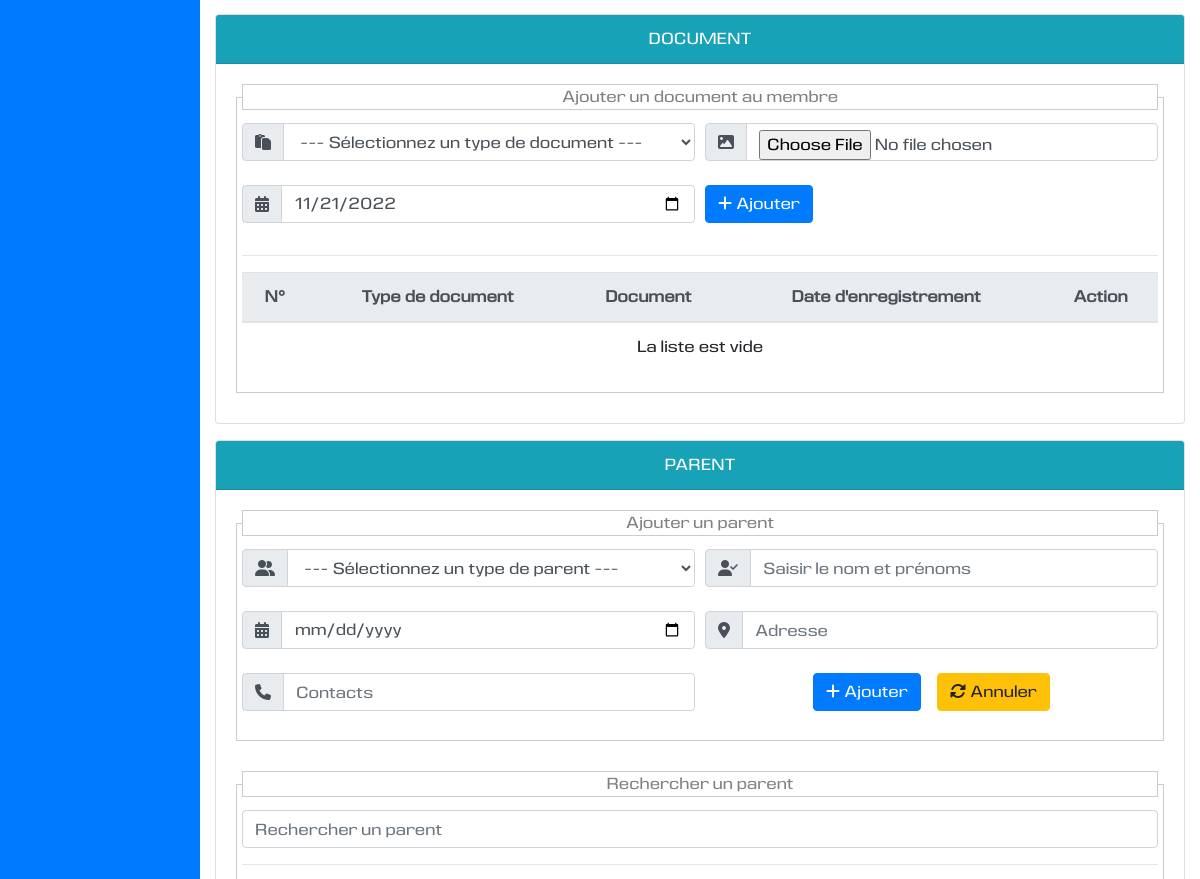
Page /presentation/details-secteuragricole/4 (signed in, middle part) on the earlier database version.
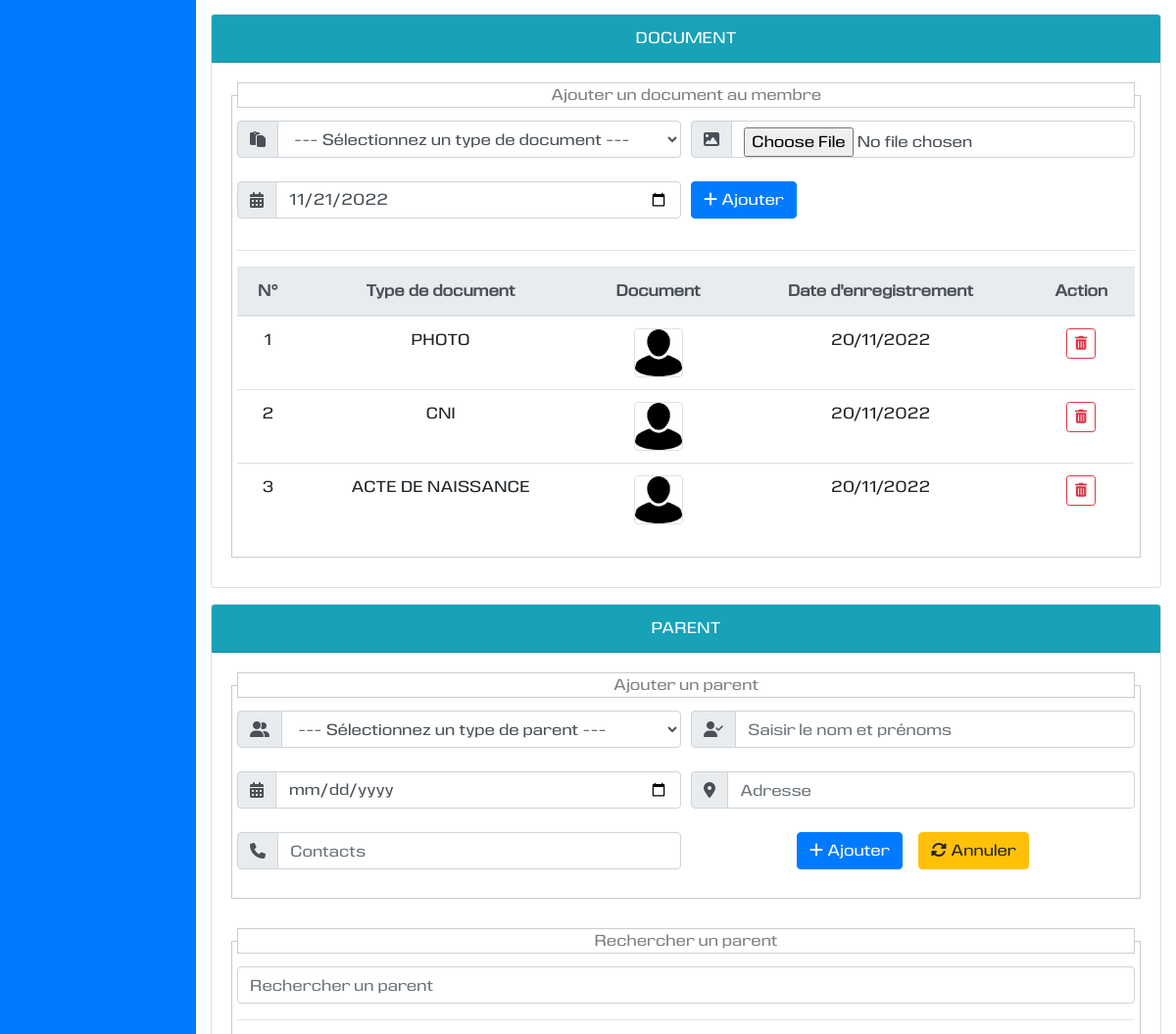
Same page on the later database version.
### vieprofessionnelle/models.py (models this page shows, shortened)
class Document(models.Model):
    dateenre = models.DateField(null=True, blank=True, verbose_name="Date d'enregistrement")
    photo = models.ImageField(null=True, blank=True, upload_to=nomfichier)
    typedocument = models.ForeignKey(TypeDocument,default=None, on_delete=models.CASCADE)
    membre = models.ForeignKey(Membre,default=None, on_delete=models.CASCADE)

class TypeDocument(models.Model):
    libelle = models.CharField(max_length=250, verbose_name="Libellé", unique=True)
    def __str__(self):
        return self.libelle

### presentation/views.py (the view)
# urls.py: path('details-secteuragricole/<str:id>', views.detail_secteuragricole, name='detail_secteuragricole'),
@login_required
@permission_required('vieprofessionnelle.add_membre', raise_exception=True)
def detail_secteuragricole(request, id):
    try:
        membre = Membre.objects.get(id=id)
    except Membre.DoesNotExist:
        messages.error(request, "Ce membre n'existe pas.")
        return HttpResponseRedirect(reverse('presentation:ajouter_secteuragricole'))
    typesecteurs = TypeSecteur.objects.order_by('id')
    secteurs = Secteur.objects.filter(membre=membre).order_by('secteur')
    typedocuments = TypeDocument.objects.order_by('id')
    documents = Document.objects.filter(membre=membre).order_by('id')
    parents_membre = Parent.objects.filter(membre=membre).order_by('id')
    parents = Parent.objects.order_by('id')
    typeparents = TypeParent.objects.order_by('id')
    context = {
        'title': "Détials du membre",
        'membre': membre,
        'typesecteurs': typesecteurs,
        'secteurs': secteurs,
        'typedocuments': typedocuments,
        'documents': documents,
        'parents_membre': parents_membre,
        'parents': parents,
        'typeparents': typeparents,
    }
    return render(request, 'presentation/details_secteur_agricole.html', context)

### localisation/models.py (called while the page is built)
    def __str__(self):
        return self.libelle

### vieprofessionnelle/models.py (called while the page is built)
    def __str__(self):
        return self.type

    def __str__(self):
        return self.libelle

### presentation/templates/presentation/details_secteur_agricole.html (shortened to what the changed rows need)
{% extends 'utilisateur/base.html' %}
{% load static %}
{% block tableau_de_bord %}
<div class="row">
    <div class="col-md-12 mb-3">
        <div class="card">
            <div class="card-body">
                <form action="post" method="#" enctype="multipart/form-data" id="form_document">
                    <fieldset style="border:1px solid #CCC; margin-bottom:10px; padding:5px;">
                    <table class="table table-hover table-responsive-md text-center" id="tabledocument">
                        <thead>
                        <tr class="thead-light">
                            <th>N°</th>
                            <th>Type de document</th>
                            <th>Document</th>
                            <th>Date d'enregistrement</th>
                            <th>Action</th>
                        </tr>
                        </thead>
                        <tbody>
                        {% for document in documents %}
                        <tr>
                            <td>{{forloop.counter}}</td>
                            <td>{{document.typedocument|upper}}</td>
                            <td class="text-center"><img src="{{document.photo.url}}" alt="{{document.photo.name}}" title="{{document.photo.name}}" class="img-thumbnail image-petite" ></td>
                            <td>{{document.dateenre|date:"d/m/Y"}}</td>
                            <td class="text-center">
                                <button type="button" title="Supprimer" class="btn btn-outline-danger btn-sm" data-toggle="modal" data-target="#documentsupprimermodal{{document.id}}" data-backdrop="static"><i class="fas fa-trash-alt"></i></button>
                            </td>
                        </tr>
                        {% empty %}
                        <tr class="text-center">
                            <td colspan="5" class="text-center">
                                La liste est vide
                            </td>
                        </tr>
                        {% endfor %}
                        </tbody>
                    </table>
                </fieldset>
                </form>
            </div>
        </div>
    </div>
</div>
{% endblock %}

Differences in the rows shown:
added Document: typedocument "PHOTO", photo (picture), dateenre "20/11/2022"
added Document: typedocument "CNI", photo (picture), dateenre "20/11/2022"
added Document: typedocument "ACTE DE NAISSANCE", photo (picture), dateenre "20/11/2022"
Other differences:
text no longer shown: "La liste est vide"
